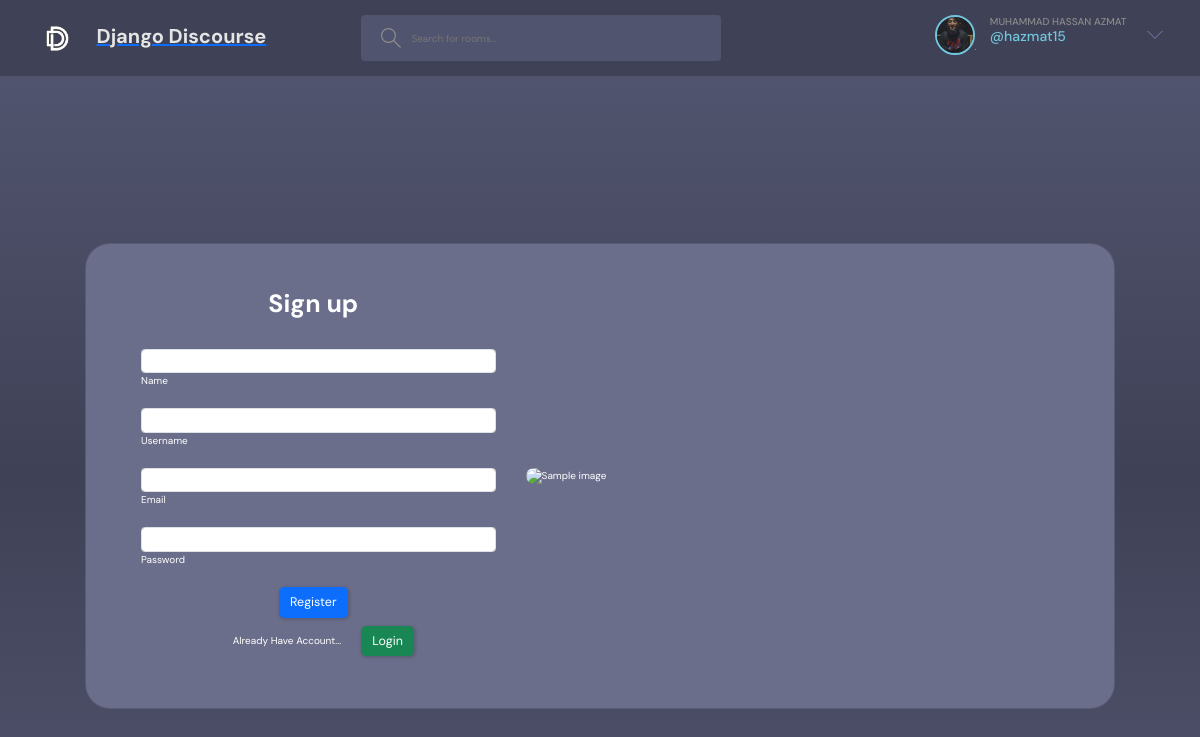
The page /registerpage/ (signed in) on the database its author committed.
### chat/models.py (models this page shows)
class User(AbstractUser):
    name = models.CharField(max_length=200,null=True)
    email = models.EmailField(unique=True,null=True)
    bio = models.TextField(null=True)
    avatar = models.ImageField(null=True,default="avatar.svg")
    USERNAME_FIELD = 'email'
    REQUIRED_FIELDS = []

### chat/views.py (the view, shortened to what this page needs)
# urls.py: path('registerpage/',views.registerPage,name="registerpage"),
def registerPage(request):
    context = {'page' : 'Register'}
    return render(request,'chat/register.html',context)

### chat/templates/chat/register.html (shortened to what this page needs)
{% extends "base.html" %}
{% block content %}
<link href="https://cdn.jsdelivr.net/npm/bootstrap@5.3.2/dist/css/bootstrap.min.css" rel="stylesheet">
<section class="vh-100" style="background-image: linear-gradient(#51546E,#3F4156, #51546E);">
    <div class="container h-100">
      <div class="row d-flex justify-content-center align-items-center h-100">
        <div class="col-lg-12 col-xl-11">
          <div class="card text-white" style="border-radius: 25px;background-color: #6b6e8a;">
            <div class="card-body p-md-5">
              <div class="row justify-content-center">
                <div class="col-md-10 col-lg-6 col-xl-5 order-2 order-lg-1">
                  <p class="text-center h1 fw-bold mb-5 mx-1 mx-md-4 mt-4">Sign up</p>
                  <form method="POST" class="mx-1 mx-md-4" action="">
                    <div class="d-flex flex-row align-items-center mb-4">
                      <div class="form-outline flex-fill mb-0">
                        <input type="text" id="form3Example1c" required name="name" class="form-control" />
                        <label class="form-label" for="form3Example1c">Name</label>
                      </div>
                    </div>
                    <div class="d-flex flex-row align-items-center mb-4">
                      <div class="form-outline flex-fill mb-0">
                        <input type="text" id="form3Example3c" required name="username" class="form-control" />
                        <label class="form-label" for="form3Example3c">Username</label>
                      </div>
                    </div>
                    <div class="d-flex flex-row align-items-center mb-4">
                      <div class="form-outline flex-fill mb-0">
                        <input type="email" id="form3Example4c" required name="email" class="form-control" />
                        <label class="form-label" for="form3Example4c">Email</label>
                      </div>
                    </div>
                    <div class="d-flex flex-row align-items-center mb-4">
                      <div class="form-outline flex-fill mb-0">
                        <input type="password" id="form3Example4cd" required name="password" class="form-control" />
                        <label class="form-label" for="form3Example4cd">Password</label>
                      </div>
                    </div>
                    <div class="d-flex justify-content-center mx-4 mb-3 mb-lg-4">
                      <button type="submit" class="btn btn-primary btn-lg">Register</button>
                    </div>
                    <div class="d-flex justify-content-center mx-4 mb-3 mb-lg-4">
                      <p>Already Have Account...</p>
                      <a style="position: relative;left: 20px;bottom: 7px;" href="{% url 'loginpage' %}"class="btn btn-success btn-lg">Login</a>
                    </div>
                  </form>
                </div>
                <div class="col-md-10 col-lg-6 col-xl-7 d-flex align-items-center order-1 order-lg-2">
                  <img src="https://i.pinimg.com/736x/06/9d/21/069d2107c4590be52dd4b7dadccad694.jpg"
                    class="img-fluid" alt="Sample image" style="border-radius: 10px;">
                </div>
              </div>
            </div>
          </div>
        </div>
      </div>
    </div>
  </section>
{% endblock  %}

### templates/navbar.html (shortened to what this page needs)
{% load static %}
<header class="header header--loggedIn">
    <div class="container">
      <a href="{% url 'home' %}" class="header__logo">
        <img style="mix-blend-mode:lighten;height: 39px;width: 39px;" src="{% static 'images/DD.jpg' %}" />
        <h1>Django Discourse</h1>
      </a>
      <form class="header__search" method="GET" action="{% url 'home' %}">
        <label>
          <input name="q" placeholder="Search for rooms..." />
        </label>
      </form>
      <nav class="header__menu">
        {% if request.user.is_authenticated %}
        <div class="header__user">
          <a href="{% url 'userprofile' request.user.id %}">
            <div class="avatar avatar--medium active">
              <img src="{{request.user.avatar.url}}" />
            </div>
            <p style="text-transform: uppercase;">{{ request.user.name }} <span style="text-transform: none;">@{{ request.user.username}}</span></p>
          </a>
          <button class="dropdown-button">
            <svg version="1.1" xmlns="http://www.w3.org/2000/svg" width="32" height="32" viewBox="0 0 32 32">
              <title>chevron-down</title>
              <path d="M16 21l-13-13h-3l16 16 16-16h-3l-13 13z"></path>
            </svg>
          </button>
        </div>
        {% else %}
        <a href="{% url 'loginpage' %}">
          <img src="{% static 'images/avatar.svg' %}" />
          <p>Login</p>
        </a>
        {% endif %}
      </nav>
    </div>
  </header>

### static/styles/style.css (style rules this page uses)
:root { --color-main: #71c6dd; --color-main-light: #e1f6fb; --color-dark: #3f4156; --color-dark-medium: #51546e; --color-dark-light: #696d97; --color-light: #e5e5e5; --color-gray: #8b8b8b; --color-light-gray: #b2bdbd; --color-bg: #2d2d39; --color-success: #5dd693; --color-error: #fc4b0b; }
* { font-family: "DM Sans", -apple-system, BlinkMacSystemFont, "Segoe UI", Roboto, Oxygen, Ubuntu, Cantarell, "Open Sans", "Helvetica Neue", sans-serif; margin: 0; padding: 0; box-sizing: border-box; text-rendering: optimizeLegibility; font-size: inherit; }
html { font-size: 56.25%; }
@media only screen and (min-width: 1200px) { html { font-size: 62.5%; } }
body { line-height: 1.6; font-weight: 400; font-size: 1.5rem; color: var(--color-light-gray); background-color: var(--color-bg); min-height: 100vh; }
img { width: 100%; }
a { display: inline-block; color: var(--color-main); text-decoration: none; }
.container { max-width: 120rem; width: 90%; margin: auto; }
.btn { background-color: transparent; border: none; display: inline-flex; align-items: center; gap: 1rem; cursor: pointer; transition: all ease-in-out 0.3s; padding: 1rem 2rem; border-radius: 5px; box-shadow: 1px 1px 3px 1px rgba(0, 0, 0, 0.15); font-weight: 500; }
.avatar { position: relative; display: inline-block; border-radius: 50%; border: 2px solid var(--color-main); }
.avatar img { display: block; border-radius: 50%; object-fit: cover; object-position: center; }
.avatar::after { content: ""; display: block; position: absolute; background-color: var(--color-gray); z-index: 111; border-radius: 50%; border: 0.3rem solid var(--color-dark); }
.avatar.active::after { background-color: var(--color-success); }
.avatar.avatar--medium img { width: 3.6rem; height: 3.6rem; border-radius: 50%; }
.avatar.avatar--medium:after { width: 0.7rem; height: 0.7rem; bottom: 0px; right: -6px; }
.header { padding: 1.5rem; background-color: var(--color-dark); }
.header > .container { display: flex; gap: 9.5rem; }
.header__logo, .header__user { display: flex; gap: 2rem; align-items: center; }
.header__logo > img { height: 3.2rem; width: 3.2rem; }
.header__logo > h1 { font-weight: 700; font-size: 2rem; color: var(--color-light); }
.header__search > label { background-color: var(--color-dark-medium); padding: 1.3rem 1rem; display: flex; align-items: center; gap: 1rem; border-radius: 4px; }
.header__search svg { fill: var(--color-gray); width: 2rem; height: 2rem; margin-left: 1rem; }
.header__search input { width: 30rem; background: transparent; border: none; outline: none; color: var(--color-light); }
.header__menu { margin-left: auto; position: relative; }
.header__menu a { display: flex; gap: 1.5rem; align-items: center; font-weight: 500; text-decoration: none; color: var(--color-gray); }
.header__menu img { height: 3.6rem; }
.header__menu p { line-height: 1.2; }
.header__menu span { color: var(--color-main); font-weight: 500; font-size: 1.4rem; display: block; }
.header__menu svg { width: 1.6rem; height: 1.6rem; fill: var(--color-dark-light); }
.dropdown-button { background: transparent; border: 0; outline: 0; cursor: pointer; }

### rows shown on the page
User: user.avatar (picture), user.name "MUHAMMAD HASSAN AZMAT", user.username "hazmat15"
